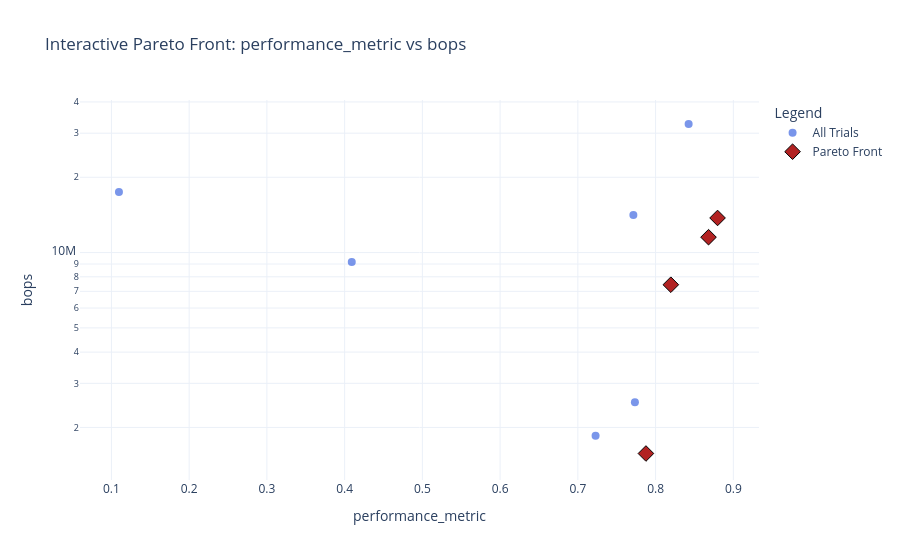

The cell this chart's notebook holds for it:
### Markdown cell above
## Pareto front analysis

The search returns a set of Pareto-optimal architectures, not a single best model.
Each point on the front represents a genuine trade-off; the choice of which model
to use depends on the application's resource and latency budget.
Hovering over a point in the interactive plot displays the full architecture
description for that trial.

### Code cell
results_df = pd.DataFrame(searcher.results)

if not results_df.empty:
    best = results_df.loc[results_df['performance_metric'].idxmax()]
    print(f'Highest-accuracy trial : {int(best["trial"])}')
    print(f'  Accuracy    : {best["performance_metric"]:.4f}')
    print(f'  BOPs        : {best["bops"]:.2e}')

    if s_cfg.get('use_hardware_metrics', False) and 'lut_pct' in best:
        print(f'  LUT         : {best["lut_pct"]:.1f}%')
        print(f'  FF          : {best["ff_pct"]:.1f}%')
        print(f'  BRAM        : {best["bram_pct"]:.1f}%')
        print(f'  DSP         : {best["dsp_pct"]:.1f}%')
        print(f'  avg_resource: {best["avg_resource"]:.1f}%')
        print(f'  Clock cycles: {best["clock_cycles"]:.0f}')

        resource_cols = ['trial', 'performance_metric', 'bops',
                         'lut_pct', 'ff_pct', 'bram_pct', 'dsp_pct', 'avg_resource', 'clock_cycles']
        top5 = results_df.nlargest(min(5, len(results_df)), 'performance_metric')[resource_cols]
        top5 = top5.rename(columns={
            'performance_metric': 'accuracy',
            'lut_pct': 'LUT%',
            'ff_pct': 'FF%',
            'bram_pct': 'BRAM%',
            'dsp_pct': 'DSP%',
            'avg_resource': 'avg%',
        })
        print(f'\nTop {len(top5)} trials by accuracy:')
        print(top5.to_string(index=False, float_format=lambda x: f'{x:.2f}'))

    print(f'\nPareto plots saved to  : {RESULTS_DIR}')
    obj_info = list(zip(obj_names, max_flags))
    plot_pareto_fronts(results_df, obj_info, save_dir=RESULTS_DIR, show=True)
    plot_interactive_2d_pareto(results_df, obj_info, save_dir=RESULTS_DIR, show=True)
else:
    print('No results available. Run the global search cell above first.')

### Figure 1 — Plotly figure (JSON) as saved in the notebook; plotly's stock layout.template omitted (floating-point values rounded to 4 significant figures)
{"data": [{"hoverinfo": "text", "marker": {"color": "royalblue", "opacity": 0.7, "size": 8}, "mode": "markers", "name": "All Trials", "text": ["<b>Trial 0</b><br><br>performance_metric: 0.1097<br>bops: 1.746e+07", "<b>Trial 1</b><br><br>performance_metric: 0.8425<br>bops: 3.266e+07", "<b>Trial 2</b><br><br>performance_metric: 0.8681<br>bops: 1.152e+07", "<b>Trial 3</b><br><br>performance_metric: 0.8797<br>bops: 1.375e+07", "<b>Trial 4</b><br><br>performance_metric: 0.7734<br>bops: 2.52e+06", "<b>Trial 5</b><br><br>performance_metric: 0.4092<br>bops: 9.171e+06", "<b>Trial 6</b><br><br>performance_metric: 0.7876<br>bops: 1.573e+06", "<b>Trial 7</b><br><br>performance_metric: 0.8196<br>bops: 7.438e+06", "<b>Trial 8</b><br><br>performance_metric: 0.7714<br>bops: 1.414e+07", "<b>Trial 9</b><br><br>performance_metric: 0.7228<br>bops: 1.854e+06"], "type": "scatter", "x": [0.1097, 0.8425, 0.8681, 0.8797, 0.7734, 0.4092, 0.7876, 0.8196, 0.7714, 0.7228], "y": [17460000.0, 32660000.0, 11520000.0, 13750000.0, 2520000.0, 9171000.0, 1573000.0, 7438000.0, 14140000.0, 1854000.0]}, {"hoverinfo": "text", "marker": {"color": "firebrick", "line": {"color": "black", "width": 1}, "size": 12, "symbol": "diamond"}, "mode": "markers", "name": "Pareto Front", "text": ["<b>Trial 2</b><br><br>performance_metric: 0.8681<br>bops: 1.152e+07", "<b>Trial 3</b><br><br>performance_metric: 0.8797<br>bops: 1.375e+07", "<b>Trial 6</b><br><br>performance_metric: 0.7876<br>bops: 1.573e+06", "<b>Trial 7</b><br><br>performance_metric: 0.8196<br>bops: 7.438e+06"], "type": "scatter", "x": [0.8681, 0.8797, 0.7876, 0.8196], "y": [11520000.0, 13750000.0, 1573000.0, 7438000.0]}], "layout": {"legend": {"title": {"text": "Legend"}}, "title": {"text": "Interactive Pareto Front: performance_metric vs bops"}, "xaxis": {"title": {"text": "performance_metric"}}, "yaxis": {"title": {"text": "bops"}, "type": "log"}}}
